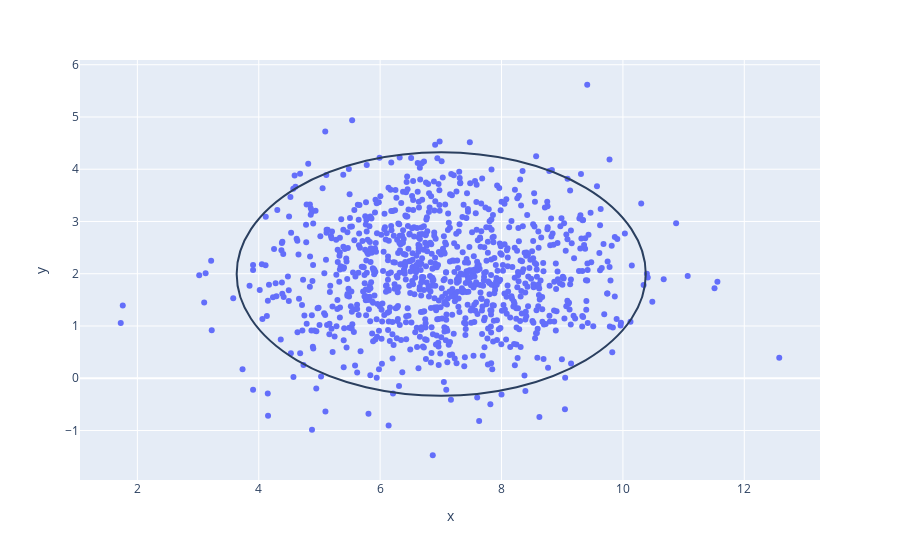

Notebook source saved alongside this figure:
### Code cell
# How many standard deviations to get to 99th percentile?
percentile_99 = 2.3253
x_deviation = percentile_99*xres[1]
y_deviation = percentile_99*yres[1]

fig.add_shape(type="circle", xref="x", yref="y", x0=xres[0]-x_deviation, x1=xres[0]+x_deviation, y0=yres[0]-y_deviation, y1=yres[0]+y_deviation)

### Figure 1 — Plotly figure (JSON) as saved in the notebook; plotly's stock layout.template omitted (floating-point values rounded to 4 significant figures; data arrays with more than 128 entries replaced by an {"elided": "..."} marker saying what was removed)
{"data": [{"hovertemplate": "x=%{x}<br>y=%{y}<extra></extra>", "legendgroup": "", "marker": {"color": "#636efa", "symbol": "circle"}, "mode": "markers", "name": "", "orientation": "v", "showlegend": false, "type": "scatter", "x": {"elided": "1000 float values"}, "xaxis": "x", "y": {"elided": "1000 float values"}, "yaxis": "y"}], "layout": {"autosize": true, "legend": {"tracegroupgap": 0}, "margin": {"t": 60}, "shapes": [{"type": "circle", "x0": 3.636, "x1": 10.38, "xref": "x", "y0": -0.3348, "y1": 4.326, "yref": "y"}], "xaxis": {"anchor": "y", "autorange": true, "domain": [0, 1], "range": [1.025, 13.28], "title": {"text": "x"}, "type": "linear"}, "yaxis": {"anchor": "x", "autorange": true, "domain": [0, 1], "range": [-2.023, 6.166], "title": {"text": "y"}, "type": "linear"}}}
